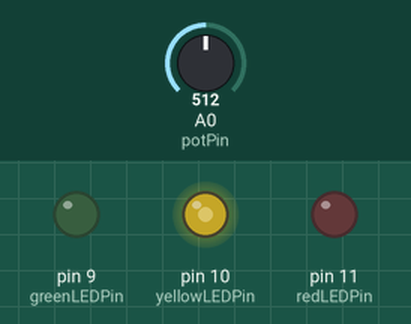
The sketch below on a simulated Arduino Uno, built with avr-gcc and run on an emulated ATmega328P. On the bench: output pins drawn as LEDs (lit = HIGH). The test bench sets the inputs (shaded band); at power-on: A0 (potPin) = 512. What the sketch prints to the serial monitor is not drawn.

Above: at 1.2 s.
1.3 s: A0 (potPin) set to 331
At 1.8 s:
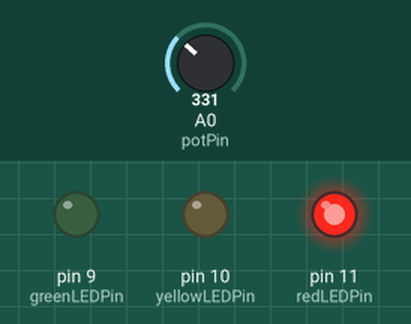
2.8 s: A0 (potPin) set to 351
At 4.0 s:
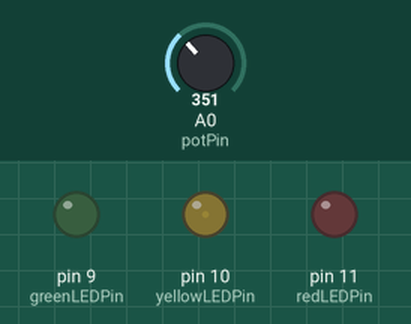
4.3 s: A0 (potPin) set to 122
At 5.3 s:
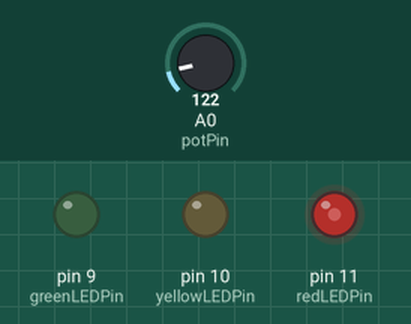
5.8 s: A0 (potPin) set to 0
At 6.4 s:
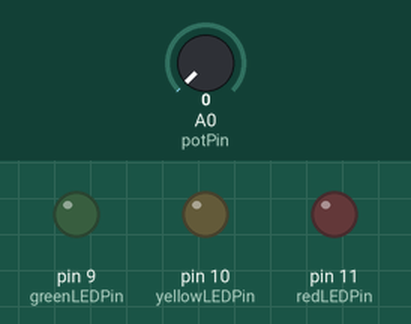
7.3 s: A0 (potPin) set to 716
At 8.5 s:
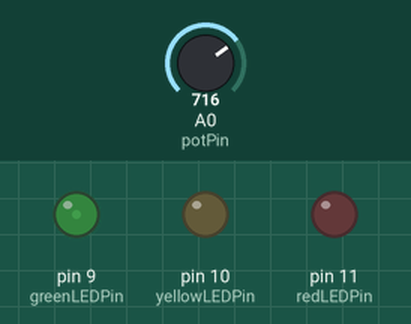
8.8 s: A0 (potPin) set to 672
At 10.0 s:
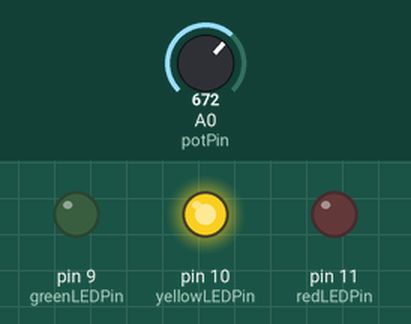
Timing chart, 0 to 11.3 s (numbered marks = the images above; inputs shaded):
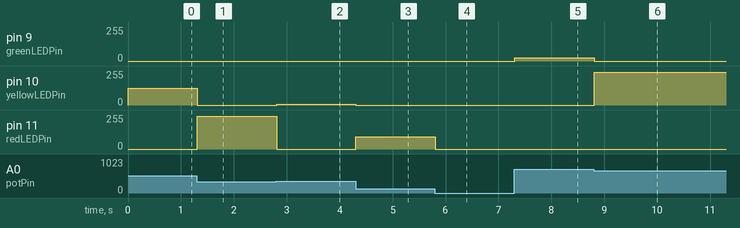

Measured:
- after the input at 1.3 s, pin 10 (yellowLEDPin): 127/255 → 0/255 at once; pin 11 (redLEDPin): 0/255 → 247/255 at once
- after the input at 2.8 s, pin 10 (yellowLEDPin): 0/255 → 7/255 at once; pin 11 (redLEDPin): 247/255 → 0/255 at once
- after the input at 4.3 s, pin 10 (yellowLEDPin): 7/255 → 0/255 at once; pin 11 (redLEDPin): 0/255 → 91/255 at once
- after the input at 5.8 s, pin 11 (redLEDPin): 91/255 → 0/255 at once
- after the input at 7.3 s, pin 9 (greenLEDPin): 0/255 → 25/255 at once
- after the input at 8.8 s, pin 9 (greenLEDPin): 25/255 → 0/255 at once; pin 10 (yellowLEDPin): 0/255 → 247/255 at once

The sketch:

Project_Potentiometer.ino
```cpp
const int potPin = A0;
int lastPotPin;
const int redLEDPin = 11;
const int yellowLEDPin = 10;
const int greenLEDPin = 9;
int redLEDValue;
int yellowLEDValue;
int greenLEDValue;
int brightness;

void setup()
{
  Serial.begin(9600);
  pinMode(redLEDPin, OUTPUT);
  pinMode(yellowLEDPin, OUTPUT);
  pinMode(greenLEDPin, OUTPUT);
}

void loop()
{
  if (analogRead(potPin) <= 341)
  {
    for(int i = brightness; i > 0 ; --i)
    {
      if (lastPotPin >= 682 && lastPotPin <= 1024)
      {
        analogWrite(greenLEDPin, i);
      }
      else if (lastPotPin >=341 && lastPotPin <= 682)
      {
        analogWrite(yellowLEDPin, i);
      }

    }
  redLEDValue = analogRead(potPin);
  Serial.println(redLEDValue);
  brightness = map(redLEDValue, 0, 341, 0, 255);
  analogWrite(redLEDPin, brightness);
  analogWrite(yellowLEDPin, 0);
  analogWrite(greenLEDPin, 0);

  }

  else if (analogRead(potPin) <= 682)
  {

    for(int i = brightness; i > 0 ; --i)
    {
      if (lastPotPin >= 682 && lastPotPin <= 1024)
      {
        analogWrite(greenLEDPin, i);
      }
      else if (lastPotPin >= 0 && lastPotPin <= 341)
      {
        analogWrite(redLEDPin, i);
      }
    }

  yellowLEDValue = analogRead(potPin) - 341;
  Serial.println(yellowLEDValue);
  brightness = map(yellowLEDValue, 0, 341, 0, 255);
  analogWrite(redLEDPin, 0);
  analogWrite(yellowLEDPin, brightness);
  analogWrite(greenLEDPin, 0);

  }

  else if (analogRead(potPin) <= 1024)
  {

  for(int i = brightness; i > 0 ; --i)
    {
      if (lastPotPin >= 341 && lastPotPin <= 682)
      {
        analogWrite(yellowLEDPin, i);
      }
      else if (lastPotPin >= 0 && lastPotPin <= 341)
      {
        analogWrite(redLEDPin, i);
      }
    }

  greenLEDValue = analogRead(potPin) - 682;
  Serial.println(greenLEDValue);
  brightness = map(greenLEDValue, 0, 341, 0, 255);
  analogWrite(redLEDPin, 0);
  analogWrite(yellowLEDPin, 0);
  analogWrite(greenLEDPin, brightness);

  }

  lastPotPin = analogRead(potPin);

}
```
